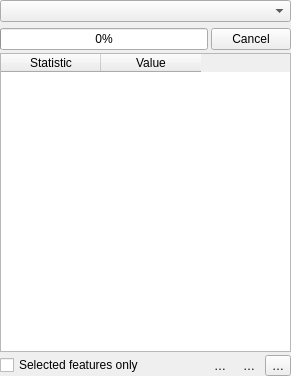
<?xml version="1.0" encoding="UTF-8"?>
<ui version="4.0">
 <class>QgsStatisticalSummaryWidgetBase</class>
 <widget class="QgsDockWidget" name="QgsStatisticalSummaryWidgetBase">
  <property name="geometry">
   <rect>
    <x>0</x>
    <y>0</y>
    <width>291</width>
    <height>376</height>
   </rect>
  </property>
  <property name="windowTitle">
   <string>Statistics</string>
  </property>
  <widget class="QWidget" name="mContents">
   <layout class="QVBoxLayout" name="verticalLayout">
    <property name="spacing">
     <number>3</number>
    </property>
    <property name="leftMargin">
     <number>0</number>
    </property>
    <property name="topMargin">
     <number>0</number>
    </property>
    <property name="rightMargin">
     <number>0</number>
    </property>
    <property name="bottomMargin">
     <number>0</number>
    </property>
    <item>
     <widget class="QgsMapLayerComboBox" name="mLayerComboBox"/>
    </item>
    <item>
     <widget class="QgsFieldExpressionWidget" name="mFieldExpressionWidget" native="true">
      <property name="sizePolicy">
       <sizepolicy hsizetype="Expanding" vsizetype="Preferred">
        <horstretch>0</horstretch>
        <verstretch>0</verstretch>
       </sizepolicy>
      </property>
      <property name="maximumSize">
       <size>
        <width>16777215</width>
        <height>16777215</height>
       </size>
      </property>
     </widget>
    </item>
    <item>
     <layout class="QHBoxLayout" name="horizontalLayout_3">
      <property name="topMargin">
       <number>0</number>
      </property>
      <item>
       <widget class="QProgressBar" name="mCalculatingProgressBar">
        <property name="value">
         <number>0</number>
        </property>
       </widget>
      </item>
      <item>
       <widget class="QPushButton" name="mCancelButton">
        <property name="text">
         <string>Cancel</string>
        </property>
       </widget>
      </item>
     </layout>
    </item>
    <item>
     <widget class="QTableWidget" name="mStatisticsTable">
      <property name="alternatingRowColors">
       <bool>true</bool>
      </property>
      <attribute name="horizontalHeaderVisible">
       <bool>true</bool>
      </attribute>
      <attribute name="verticalHeaderVisible">
       <bool>false</bool>
      </attribute>
      <column>
       <property name="text">
        <string>Statistic</string>
       </property>
      </column>
      <column>
       <property name="text">
        <string>Value</string>
       </property>
      </column>
     </widget>
    </item>
    <item>
     <layout class="QHBoxLayout" name="horizontalLayout">
      <item>
       <widget class="QCheckBox" name="mSelectedOnlyCheckBox">
        <property name="text">
         <string>Selected features only</string>
        </property>
       </widget>
      </item>
      <item>
       <widget class="QToolButton" name="mButtonCopy">
        <property name="toolTip">
         <string>Copy Statistics to Clipboard</string>
        </property>
        <property name="text">
         <string>…</string>
        </property>
        <property name="icon">
         <iconset resource="../../images/images.qrc">
          <normaloff>:/images/themes/default/mActionEditCopy.svg</normaloff>:/images/themes/default/mActionEditCopy.svg</iconset>
        </property>
        <property name="autoRaise">
         <bool>true</bool>
        </property>
       </widget>
      </item>
      <item>
       <widget class="QToolButton" name="mButtonRefresh">
        <property name="toolTip">
         <string>Recalculate Statistics</string>
        </property>
        <property name="text">
         <string>…</string>
        </property>
        <property name="icon">
         <iconset resource="../../images/images.qrc">
          <normaloff>:/images/themes/default/mActionRefresh.svg</normaloff>:/images/themes/default/mActionRefresh.svg</iconset>
        </property>
        <property name="autoRaise">
         <bool>true</bool>
        </property>
       </widget>
      </item>
      <item>
       <widget class="QToolButton" name="mOptionsToolButton">
        <property name="text">
         <string>…</string>
        </property>
        <property name="popupMode">
         <enum>QToolButton::InstantPopup</enum>
        </property>
       </widget>
      </item>
     </layout>
    </item>
   </layout>
  </widget>
 </widget>
 <customwidgets>
  <customwidget>
   <class>QgsDockWidget</class>
   <extends>QDockWidget</extends>
   <header>qgis.gui</header>
   <container>1</container>
  </customwidget>
  <customwidget>
   <class>QgsFieldExpressionWidget</class>
   <extends>QWidget</extends>
   <header>qgis.gui</header>
   <container>1</container>
  </customwidget>
  <customwidget>
   <class>QgsMapLayerComboBox</class>
   <extends>QComboBox</extends>
   <header>qgis.gui</header>
  </customwidget>
 </customwidgets>
 <resources>
  <include location="../../images/images.qrc"/>
 </resources>
 <connections/>
</ui>
